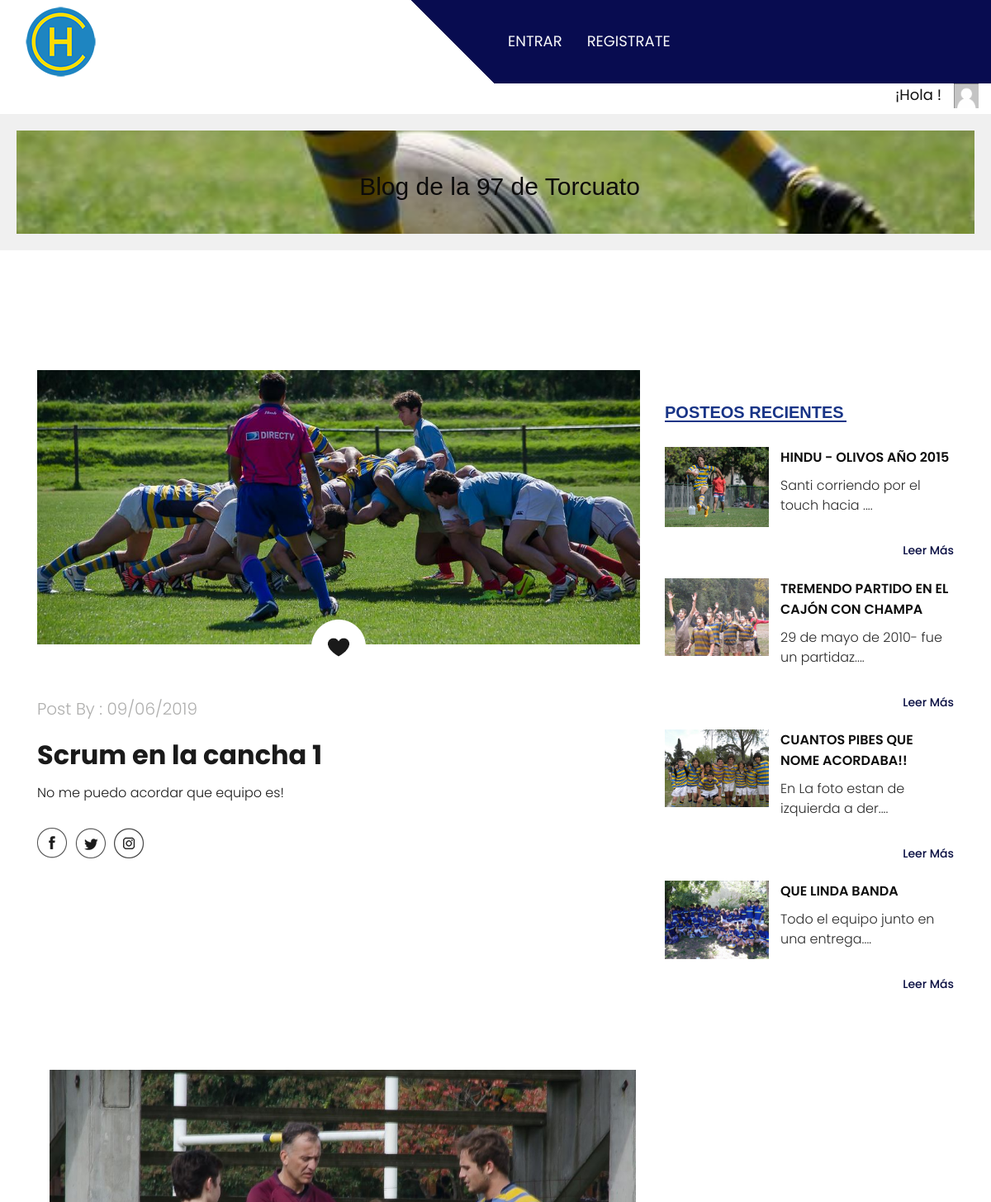
Before: / (upper part) with the older database file.
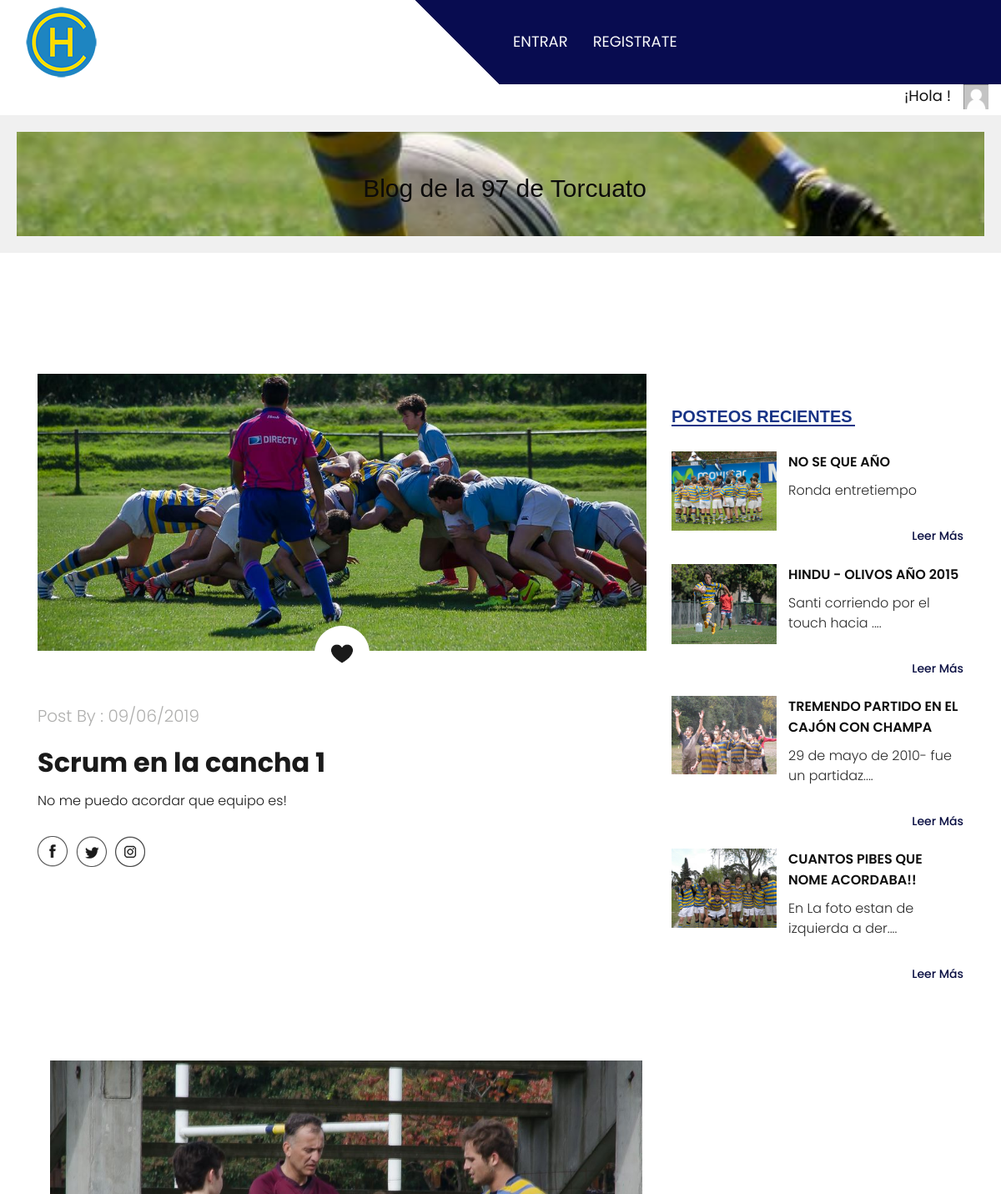
After: the same page with the newer database file.
### Entradas/models.py (models this page shows, shortened)
class Entrada(models.Model):
    titulo = models.CharField(max_length=160)
    subtitulo = models.CharField(max_length=150)
    contenido = models.TextField()
    fecha = models.DateTimeField(auto_now_add=True)
    autor = models.ForeignKey(User, on_delete=models.CASCADE)
    imagen = models.ImageField(upload_to='img/')  # Debes configurar la carga de archivos estáticos

### Inicio/views.py (the view)
# urls.py: path("",inicio,name="inicio"),
def inicio(request):
    avatar = obtenerAvatar(request)
    entradas_recientes = posteosRecientes()
    return render(request, 'Inicio/inicio.html', {"avatar": avatar, "entradas_recientes": entradas_recientes})

### Inicio/views.py (called while the page is built)
def obtenerAvatar(request):
    avatares=Avatar.objects.filter(user=request.user.id)
    if len(avatares)!=0:
        return avatares[0].imagen.url
    else:
        return "/media/avatars/avatarpordefecto.png"

def posteosRecientes():
    entradas_recientes = Entrada.objects.order_by('-id')[:4]  # Obtener las últimas 4 entradas (o las que desees)
    return entradas_recientes

### templates/Inicio/inicio.html (shortened to what this page needs)
{% extends "padre.html" %}
{% load static %}
 {% block contenido-principal %}
 <div class="about_section layout_padding">
   <div class="container">
      <div class="row">
         <div class="col-lg-8 col-sm-12">
                 <div class="about_img"><img src="{% static 'images/10452845_752173014831462_1916323651311923862_o.jpg' %}" type="image/jpg"></div>
                  <div class="like_icon"><img src="{% static 'images/like-icon.png' %}"></div>
                  <p class="post_text">Post By : 09/06/2019</p>
                  <h2 class="most_text">Scrum en la cancha 1 <br></h2>
                  <p class="lorem_text">No me puedo acordar que equipo es!</p>
                  <div class="social_icon_main">
                     <div class="social_icon">
                        <ul>
                           <li><a href="https://www.facebook.com/lanoventaysiete.detorcuato"><img src="{% static 'images/fb-icon.png' %}"></a></li>
                           <li><a href="#"><img src="{% static 'images/twitter-icon.png' %}"></a></li>
                           <li><a href="#"><img src="{% static 'images/instagram-icon.png' %}"></a></li>
                        </ul>
                     </div>
                  </div>
               </div>
            <div class="col-lg-4 col-sm-12">
               <div class="newsletter_main">
                  <h1 class="recent_taital">Posteos Recientes</h1>
                  {% for entrada in entradas_recientes %}
                  <div class="recent_box">
                     <div class="recent_left">
                        <div class="image_6"><img src="{{ entrada.imagen.url }}" alt="{{ entrada.titulo }}" type="image/jpg"></div>
                     </div>
                     <div class="recent_right">
                        <h3 class="consectetur_text">{{ entrada.titulo }}</h3>
                        <p class="dolor_text">{{ entrada.contenido|slice:":35" }}{% if entrada.contenido|length > 35 %}....{% endif %}
                           <div class="read_bt"><a href="{% url 'Entradas:entradadetalle' entrada.id %}" style="font-size: 14px;; margin-top: 5px;">Leer Más</a></div>
                        </p>
                     </div>
                  </div>
                  {% endfor %}
            </div>
         </div>
      </div>
 {% endblock %}
{% block contenido %}
   <div class="tu_clase">
    <img src="{% static 'images/13113011_1175025305875285_3659323548521853765_o.jpg' %}" alt="Descripción de la imagen">
</div>
{% endblock %}

### templates/padre.html (shortened to what this page needs)
<!DOCTYPE html>
<html lang="en">
   <head>
      {% load static %}
      <!DOCTYPE html>
      <link rel="stylesheet" type="text/css" href="{% static 'css/bootstrap.min.css' %}">
      <link rel="stylesheet" type="text/css" href="{% static 'css/style.css' %}">
      <link rel="stylesheet" href="{% static 'css/responsive.css' %}">
      <link rel="stylesheet" href="css/jquery.mCustomScrollbar.min.css">
      <link rel="stylesheet" href="https://netdna.bootstrapcdn.com/font-awesome/4.0.3/css/font-awesome.css">
      <link rel="stylesheet" href="{% static 'css/owl.carousel.min.css' %}">
      <link rel="stylesheet" href="https://cdnjs.cloudflare.com/ajax/libs/fancybox/2.1.5/jquery.fancybox.min.css" media="screen">
   </head>
   <body>
      <div class="header_section">
         <div class="container-fluid header_main">
            <nav class="navbar navbar-expand-lg navbar-light bg-light">
               <a class="logo" href="{% url 'inicio' %}"><img src="{% static 'images/logo.png' %}"></a>
               <div class="collapse navbar-collapse" id="navbarSupportedContent">
                  <ul class="navbar-nav mr-auto">
                     {% if user.is_authenticated %}
                     <li class="nav-item">
                        <a class="nav-link" href="{% url 'inicio' %}">Home</a>
                     </li>
                     <li class="nav-item">
                        <a class="nav-link" href="{% url 'Mensajes:ver_mensajes' %}">Mensajes</a>
                     </li>
                     <li class="nav-item">
                        <a class="nav-link" href="{% url 'Entradas:entradalista' %}">Blog</a>
                     </li>
                     <li class="nav-item">
                        <a class="nav-link" href="{% url 'usuarioeditar' %}">Tu Perfil</a>
                     </li>
                     <li class="nav-item">
                        <a class="nav-link" href="{% url 'logout' %}">logout</a>
                     </li>
                     {% else %}
                     <li class="nav-item">
                        <a class="nav-link" href="{% url 'login' %}">Entrar</a>
                     </li>
                     <li class="nav-item">
                        <a class="nav-link" href="{% url 'register' %}">Registrate</a>
                     </li>
                     {% endif %}
                  </ul>
               </div>
            </nav>
         </div>
</head>
<div style="display: flex; justify-content: flex-end;">
   <div style="flex: 1; text-align: right; max-width: 94%;">
      <h3>¡Hola {{ user.username }}!</h3>
   </div>
   <div style="flex: 2; text-align: center; max-width: 5%;">
       <img src="{{ avatar }}" alt="" style="width: 30px; height: 30px;">
   </div>
</div>
         <header>
            <div class="foto">  <p>Blog de la 97 de Torcuato</p>    </div>
         </header>
   <div style="text-align: center; margin-bottom: 5px;">
      <br>
          <h2 class="most_text">{% block titulo %}    {% endblock %}</h2>
  </div>
      </div>
{% block contenido-principal %}
{% endblock %}
<div class="about_section layout_padding">
   <div class="container">
      <div class="row">
         <div class="col-lg-8 col-sm-12">
            {% block contenido %}
            {% endblock %}
         </div>
         <div class="col-lg-4 col-sm-12">
         </div>
      </div>
   </div>
</div>
   </body>
</html>

### static/css/style.css (style rules this page uses)
* { box-sizing: border-box !important; transition: ease all 0.5s; }
html { scroll-behavior: smooth; }
body { color: #666666; font-size: 14px; font-family: Poppins; line-height: 1.80857; font-weight: normal; overflow-x: hidden; }
a { color: #1f1f1f; text-decoration: none !important; outline: none !important; -webkit-transition: all .3s ease-in-out; -moz-transition: all .3s ease-in-out; -ms-transition: all .3s ease-in-out; -o-transition: all .3s ease-in-out; transition: all .3s ease-in-out; }
h1, h2, h3, h4, h5, h6 { letter-spacing: 0; font-weight: normal; position: relative; padding: 0 0 10px 0; font-weight: normal; line-height: normal; color: #111111; margin: 0 }
h1 { font-size: 24px }
h2 { font-size: 22px }
h3 { font-size: 18px }
*, *::after, *::before { -webkit-box-sizing: border-box; -moz-box-sizing: border-box; box-sizing: border-box; }
ul, li, ol { margin: 0px; padding: 0px; list-style: none; }
p { margin: 20px; font-weight: 300; font-size: 15px; line-height: 24px; }
a { color: #222222; text-decoration: none; outline: none !important; }
a, .btn { text-decoration: none !important; outline: none !important; -webkit-transition: all .3s ease-in-out; -moz-transition: all .3s ease-in-out; -ms-transition: all .3s ease-in-out; -o-transition: all .3s ease-in-out; transition: all .3s ease-in-out; }
img { max-width: 100%; height: auto; }
.layout_padding { padding-top: 90px; padding-bottom: 0px; }
.bg-light { background-color: transparent!important; }
.header_section { background-image: url(../images/banner-bg.png); height: auto; background-size: 100%; width: 100%; float: left; height: auto; background-size: 100%; background-repeat: no-repeat; }
.header_main { background: linear-gradient(45deg, transparent 46%, #080c50 46%); }
.logo { width: 50%; float: left; }
.navbar-expand-lg .navbar-nav .nav-link { padding-right: 15px; padding-left: 15px; font-size: 18px; color: #f8f9fa; text-transform: uppercase; }
.about_section { width: 100%; float: left; padding-top: 90px; }
.about_img { width: 100%; float: left; }
.like_icon { width: 100%; float: left; text-align: center; position: relative; bottom: 30px; }
.post_text { width: 100%; float: left; font-size: 20px; color: #afafae; margin: 0px; }
.most_text { width: 100%; float: left; font-size: 32px; color: #1a1a1a; padding-top: 20px; font-weight: bold; }
.lorem_text { width: 100%; float: left; font-size: 16px; color: #1a1a1a; margin: 0px; }
.social_icon_main { width: 100%; display: flex; }
.social_icon { width: 100%; float: left; padding-top: 30px; }
.social_icon ul { margin: 0px; padding: 0px; }
.social_icon li { float: left; padding-right: 10px; }
.read_bt { width: 150px; float: right; text-align: right; padding-top: 30px; }
.read_bt a { font-size: 18px; color: #090e42; font-weight: 500; }
.newsletter_main { width: 100%; float: left; padding-top: 40px; }
.recent_taital { width: 100%; float: left; font-size: 20px; font-weight: bold; color: #183486; text-transform: uppercase; }
.recent_taital::after { content: ''; position: absolute; background-color: #183486; width: 220px; height: 2px; left: 0px; right: initial; margin: 0 auto; bottom: 10px; }
.recent_box { width: 100%; float: left; padding-top: 20px; }
.recent_left { width: 40%; float: left; }
.recent_right { width: 60%; float: left; }
.image_6 { width: 90%; float: left; }
.consectetur_text { width: 100%; float: left; font-size: 16px; color: #0e0e0e; text-transform: uppercase; font-weight: 600; }
.dolor_text { width: 100%; float: left; font-size: 16px; color: #2b2b2b; margin: 0px; }

Changed rows visible on the page:
no longer on this page (row unchanged): Entrada: imagen (picture), titulo "QUE LINDA BANDA", contenido "Todo el equipo junto en una entrega"
added Entrada: imagen (picture), titulo "NO SE QUE AÑO", contenido "Ronda entretiempo"
